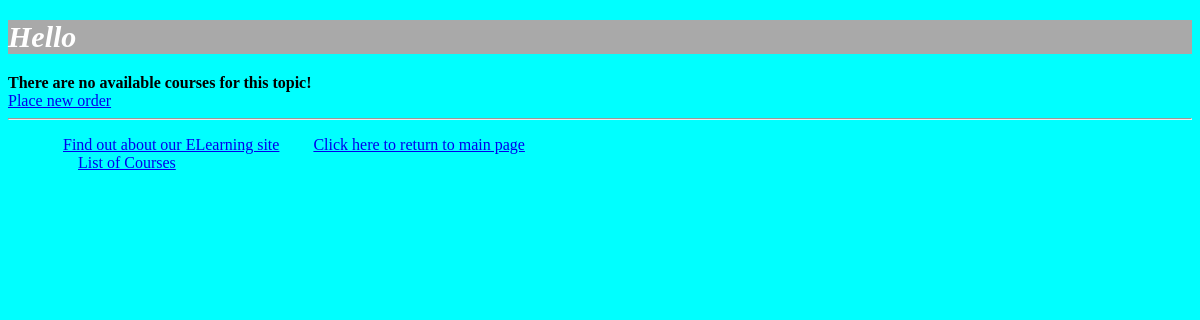
Page /myapp/courses on the earlier database version.
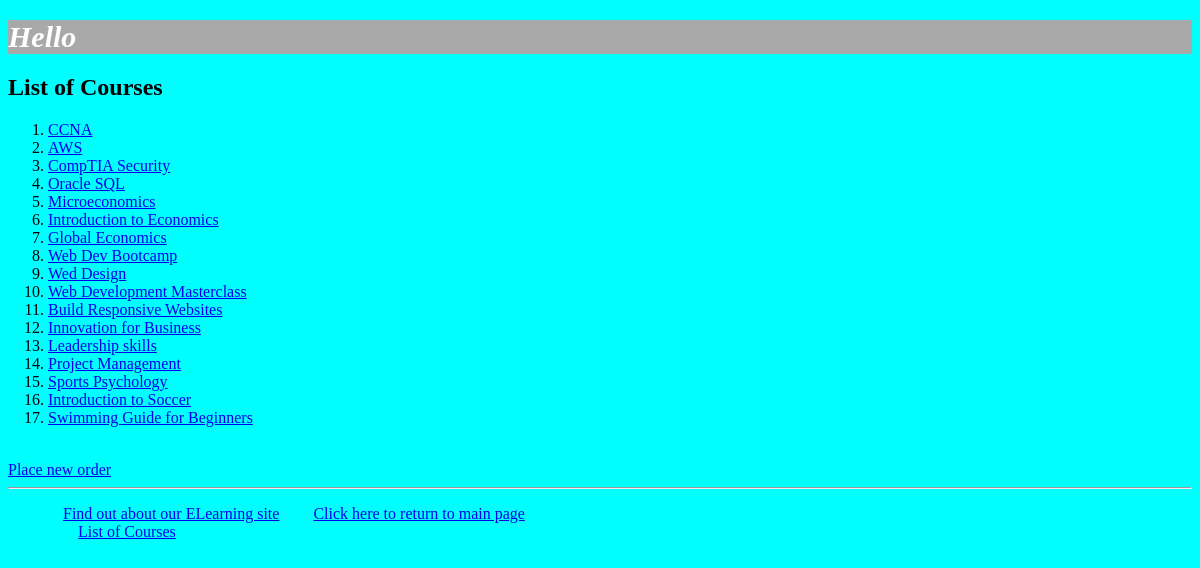
Same page on the later database version.
### myapp/models.py (models this page shows, shortened)
class Course(models.Model):
     topic = models.ForeignKey(Topic, related_name='courses',
     on_delete=models.CASCADE)
     name = models.CharField(max_length=200)
     price = models.DecimalField(max_digits=10, decimal_places=2)
     for_everyone = models.BooleanField(default=True)
     description = models.TextField(max_length=300, null=True, blank=True)
     interested = models.PositiveIntegerField(default = 0)
     stages = models.PositiveIntegerField(default = 3)

### myapp/views.py (the view)
# urls.py: path('courses',views.courses, name='courses'),
def courses(request):
    courlist = Course.objects.all().order_by('id')
    return render(request, 'myapp/courses.html', {'courlist': courlist})

### myapp/templates/myapp/courses.html
{% extends 'myapp/base.html' %}
{% block body_block %}
    {% if courlist %}
    <h2>List of Courses</h2>
    <ol>
    {% for course in courlist %}
        <li> <a href="/myapp/courses/{{course.id}}">{{ course.name}}</a> </li>
    {% endfor %}
    </ol>
    {% else %}
    <strong>There are no available courses for this topic!</strong>
    {% endif %}
    <br>
    <a href="{%  url 'myapp:placeOrder' %}">Place new order</a>
{% endblock %}

### myapp/templates/myapp/base.html (shortened to what this page needs)
<!DOCTYPE html>
{% load static %}
<html>
 <head>
 <link rel="stylesheet" type="text/css" href="{% static 'myapp/style.css'%}" />
 </head>
 <body class="color">
 <div>
 <h1>{% block myhdg %}Hello {{user.get_username}} {% endblock %}</h1>
 {% block body_block %}*** {% endblock %}
 </div>
 <hr />
 <div>
 <ul>
 <li class="hbar1"><a href="/myapp/about">Find out about our ELearning site</a></li>
 <li class="hbar1"><a href = "{% url 'myapp:index' %}">Click here to
return to main page</a><br/></li>
     <li class="hbar1"><a href="/myapp/courses">List of Courses</a></li>
 </ul>
 </div>
 </body>
</html>

### myapp/static/myapp/style.css (style rules this page uses)
.hbar1 { display: inline; margin: 15px; color: red; }
h1 { font-size: 30px; color: white; font-style: italic; position: static; background-color: darkgray; }
.color { background-color: aqua; }

Differences in the rows shown:
added Course: name "CCNA"
added Course: name "AWS"
added Course: name "CompTIA Security"
added Course: name "Oracle SQL"
added Course: name "Microeconomics"
added Course: name "Introduction to Economics"
added Course: name "Global Economics"
added Course: name "Web Dev Bootcamp"
added Course: name "Wed Design"
added Course: name "Web Development Masterclass"
added Course: name "Build Responsive Websites"
added Course: name "Innovation for Business"
added Course: name "Leadership skills"
added Course: name "Project Management"
added Course: name "Sports Psychology"
added Course: name "Introduction to Soccer"
added Course: name "Swimming Guide for Beginners"
Other differences:
text no longer shown: "There are no available courses for this topic!"
text now shown: "List of Courses"
